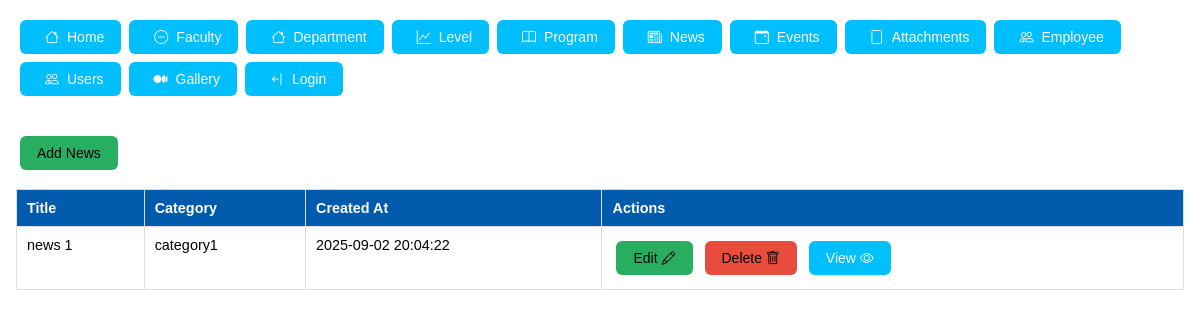
/news/list, run on the app's committed database.
### tables this page shows
CREATE TABLE `news` (
  `id` int(11) NOT NULL AUTO_INCREMENT,
  `feature_image` varchar(255) DEFAULT NULL,
  `name` varchar(255) NOT NULL,
  `content` longtext NOT NULL,
  `created_at` timestamp NOT NULL DEFAULT current_timestamp(),
  `expire` timestamp NOT NULL DEFAULT current_timestamp(),
  `category` varchar(100) DEFAULT NULL,
  `attachment` varchar(255) DEFAULT NULL,
  `user_id` int(11) NOT NULL,
  PRIMARY KEY (`id`)
);

### src/database/Database.php (called while the page is built, shortened)
<?php
class Database
{
    private $host="localhost";
    private $user="root";
    private $db="dashboard";
    private $pass="";
    private $con;
    public function __construct()
    {
        $this->con = new mysqli($this->host, $this->user,$this->pass,$this->db);
    }
    public function select(string $query): array
    {
        $stmt=$this->con->prepare($query);
        $data=[];
        if ($stmt->execute()){
            $res=$stmt->get_result();
            while (($row=$res->fetch_assoc())!=null){
                $data[]=$row;
            }
        }
        return $data;
    }
}

### src/controller/News.php (the view, shortened to what this page needs)
<?php
class News
{
    public function list()
    {
        $query = "SELECT * FROM news";
        $newsItems = (new Database())->select($query);
        $tr = "";
        if (sizeof($newsItems) > 0) {
            foreach ($newsItems as $news) {
                $tr .= "<tr>
<td>{$news['name']}</td>
<td>{$news['category']}</td>
<td>{$news['created_at']}</td>
<td>
<button class='btn btn-complete' onclick='editNews({$news['id']})'>Edit <i class='bi bi-pencil'></i></button>
<button class='btn btn-danger' onclick='deleteResource(\"news\",{$news['id']})'>Delete <i class='bi bi-trash'></i></button>
<button class='btn btn-primary' onclick='viewNews({$news['id']})'>View <i class='bi bi-eye'></i></button>
</td>
</tr>";
            }
        } else {
            $tr = "<tr><td colspan='4'>No news found</td></tr>";
        }
        $content = <<<HTML
<div class="flex flex-col">
    <div class="w-full">
        <button class="btn btn-complete" onclick="addNews()">Add News</button>
    </div>
    <table class="solobea-table">
        <thead>
            <tr>
                <th>Title</th>
                <th>Category</th>
                <th>Created At</th>
                <th>Actions</th>
            </tr>
        </thead>
        <tbody>$tr</tbody>
    </table>
</div>
HTML;
    }
}

### css/styles.css (style rules this page uses)
* { margin: 0; padding: 0; box-sizing: border-box; font-family: "Poppins", sans-serif; transition: all 0.4s ease; }
.w-full { width: 100%; }
.btn { border: none; padding:6px 10px; border-radius:8px; cursor:pointer; font-size:13px; }
.btn-primary { background:#4f46e5; color:white; }
.btn { display: inline-block; font-weight: 500; text-align: center; padding: 8px 16px; font-size: 14px; border-radius: 6px; cursor: pointer; border: 1px solid transparent; margin: 4px; }
.btn-primary { background-color: #00BFFF; }
.flex { display: flex; }
.flex-col { flex-direction: column; }
.btn-danger { background-color: #e74c3c; }
.btn-complete, .btn-mark-read { background-color: #27ae60; }
.solobea-table { width: 100%; border-collapse: collapse; margin-top: 15px; }
.solobea-table thead { background-color: #005BAC; color: #fff; }
.solobea-table th, .solobea-table td { padding: 10px; border: 1px solid #ddd; text-align: left; font-size: 0.9rem; vertical-align: top; }

### css/sweetalert2.css (style rules this page uses)
:root { --swal2-container-padding: 0.625em; --swal2-backdrop: rgba(0, 0, 0, 0.4); --swal2-width: 32em; --swal2-padding: 0 0 1.25em; --swal2-border: none; --swal2-border-radius: 0.3125rem; --swal2-background: white; --swal2-color: #545454; --swal2-footer-border-color: #eee; --swal2-show-animation: swal2-show 0.3s; --swal2-hide-animation: swal2-hide 0.15s forwards; --swal2-input-background: transparent; --swal2-progress-step-background: #add8e6; --swal2-validation-message-background: #f0f0f0; --swal2-validation-message-color: #666; --swal2-close-button-position: initial; --swal2-close-button-inset: auto; --swal2-close-button-font-size: 2.5em; --swal2-close-button-color: #ccc; }

### data on the page
news: name "news 1", category "category1", created_at "2025-09-02 20:04:22"
